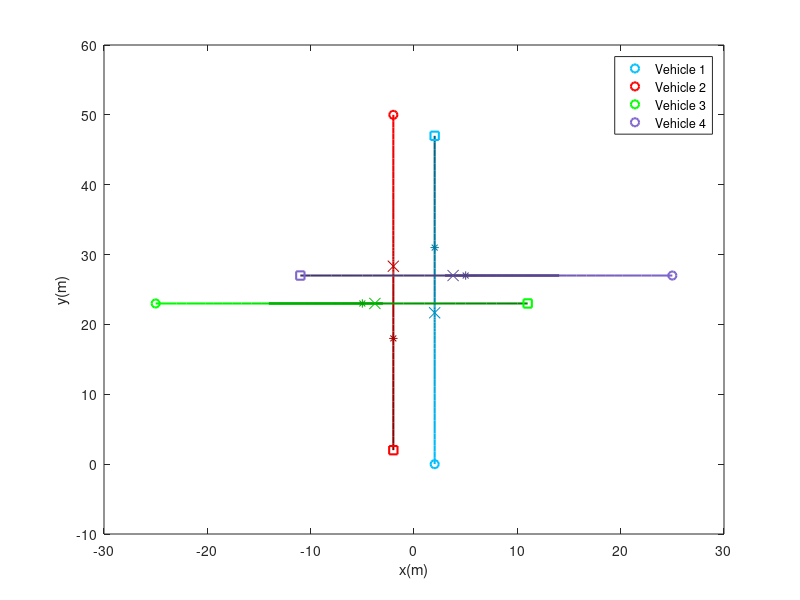
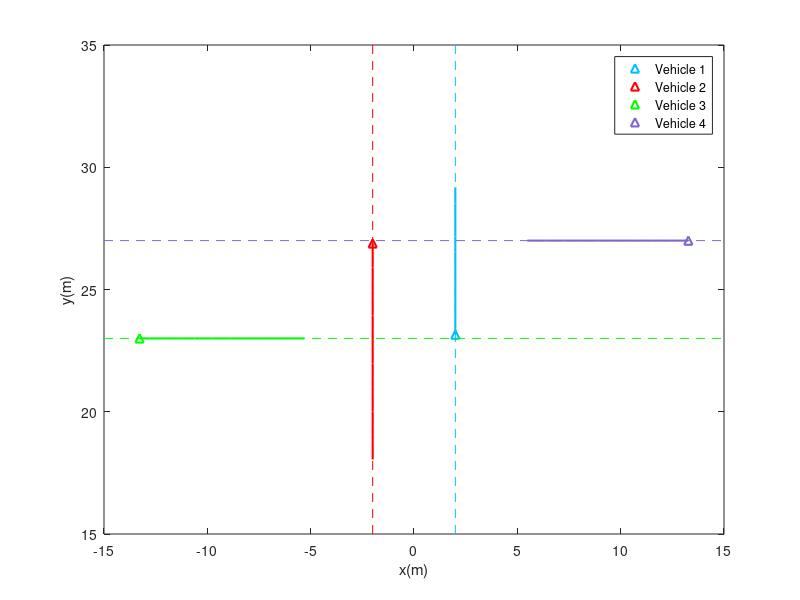

MATLAB code to generate these figures, in order:
clear;
close all;

color = [[0 0.75 1];[1 0 0];[0 1 0];[0.5 0.4 0.8];[0.9 0.9 0.1];[0 0 1]];

%% Intersection
load('CFS_DMPC_Intersection.mat');
% traj_log = traj_log(20:70,:);
% Plot traj
[horizon, dim_num_veh] = size(traj_log);
dim = 2;
num_veh = dim_num_veh/2;

figure(1)
for i=0:num_veh-1
    veh_pos = traj_log(1,2*i+1:2*i+2);
    plot(veh_pos(1),veh_pos(2),'o','color',color(i+1,:),'Linewidth',1.5);
    hold on
end

for i=0:num_veh-1
    veh_traj = traj_log(:,2*i+1:2*i+2);
    for j=1:horizon-1
        plot(veh_traj(j:j+1,1),veh_traj(j:j+1,2),'Linewidth',1.5,'color',(1-j/2/horizon)*color(i+1,:));
%         if mod(j,15)==0
%             plot(veh_traj(j,1),veh_traj(j,2),'*','markersize',6,'color',(1-j/2/horizon)*color(i+1,:));
%             hold on;
%         end
    end
end

for i=0:num_veh-1
    veh_traj = traj_log(:,2*i+1:2*i+2);
    for j=1:horizon-1
        if j==30
            plot(veh_traj(j,1),veh_traj(j,2),'x','markersize',8,'color',(1-j/2/horizon)*color(i+1,:));
            hold on;
        end
        if mod(j,45)==0
            plot(veh_traj(j,1),veh_traj(j,2),'*','markersize',6,'color',(1-j/2/horizon)*color(i+1,:));
            hold on;
        end        
        hold on
    end
end

for i=0:num_veh-1
    veh_pos = traj_log(horizon,2*i+1:2*i+2);
    plot(veh_pos(1),veh_pos(2),'s','color',color(i+1,:),'Linewidth',1.5);
    hold on
end

xlabel('x(m)');
ylabel('y(m)');
legend('Vehicle 1','Vehicle 2','Vehicle 3','Vehicle 4');
axis([-30 30 -10 60])


% % Speed
% figure(2)
% T_r = 0.1;
% t = 0:T_r:(horizon-2)*T_r;
% for i=0:num_veh-1
%     vel = [];
%     veh_traj = traj_log(:,2*i+1:2*i+2);
%     for j=1:horizon-1
%         vel(j) = norm(veh_traj(j+1,:)-veh_traj(j,:))/T_r;
% %         plot(veh_traj(j:j+1,1),veh_traj(j:j+1,2),'Linewidth',1.5,'color',(1-j/2/horizon)*color(i+1,:));
% %         if mod(j,5)==0
% %             plot(veh_traj(j,1),veh_traj(j,2),'*','markersize',6,'color',(1-j/2/horizon)*color(i+1,:));
% %             hold on;
%     end
%     plot(t,vel,'Linewidth',1.5,'color',color(i+1,:));
%     hold on
%     grid on
% end
% xlabel('Time (s)');
% ylabel('Speed (m/s)');
% legend('Vehicle 1','Vehicle 2','Vehicle 3','Vehicle 4');


%  
figure(3)
load('CFS_DMPC_Intersection_36.mat');
% Plot traj
[num_veh, ~, ~] = size(traj_sol);

for i=1:num_veh
    traj = squeeze(traj_sol(i,:,:));
    plot(traj(1,1),traj(1,2),'^','color',color(i,:),'Linewidth',1.5);
    hold on
end

for i=1:num_veh
        traj = squeeze(traj_sol(i,:,:));
        plot(traj(:,1),traj(:,2),'Linewidth',1.5,'color',color(i,:));
        hold on
end

plot([2,2],[15,35],'--','color',color(1,:));
hold on;
plot([-2,-2],[15,35],'--','color',color(2,:));
hold on;
plot([-15,15],[23,23],'--','color',color(3,:));
hold on;
plot([-15,15],[27,27],'--','color',color(4,:));
hold on;
xlabel('x(m)');
ylabel('y(m)');
legend('Vehicle 1','Vehicle 2','Vehicle 3','Vehicle 4');
axis([-15 15 15 35]);

% 
% 
% %% Unstructured Road
% load('CFS_DMPC_UnstructuredRoad.mat');
% % traj_log = traj_log(20:80,:);
% 
% % Plot traj
% [horizon, dim_num_veh] = size(traj_log);
% dim = 2;
% num_veh = dim_num_veh/2;
% 
% for i=0:num_veh-1
%     traj_log(:,2*i+1:2*i+2) = traj_log(:,2*i+1:2*i+2);
% end
% 
% figure(4)
% for i=0:num_veh-1
%     veh_pos = traj_log(1,2*i+1:2*i+2);
%     plot(veh_pos(1),veh_pos(2),'o','color',color(i+1,:),'Linewidth',1.5);
%     hold on
% end
% 
% for i=0:num_veh-1
%     veh_traj = traj_log(:,2*i+1:2*i+2);
%     for j=1:horizon-1
%         plot(veh_traj(j:j+1,1),veh_traj(j:j+1,2),'Linewidth',1.5,'color',(1-j/2/horizon)*color(i+1,:));
%         if mod(j,5)==0
%             plot(veh_traj(j,1),veh_traj(j,2),'*','markersize',6,'color',(1-j/2/horizon)*color(i+1,:));
%             hold on;
%         end
%     hold on
%     end
% end
% 
% for i=0:num_veh-1
%     veh_pos = traj_log(horizon,2*i+1:2*i+2);
%     plot(veh_pos(1),veh_pos(2),'s','color',color(i+1,:),'Linewidth',1.5);
%     hold on
% end
% 
% xlabel('x(m)');
% ylabel('y(m)');
% legend('Vehicle 1','Vehicle 2','Vehicle 3');
% axis([-25 25 -25 25]);
% 
% 
% 
% 
% % 
% load('CFS_DMPC_UnstructuredRoad_24.mat');
% 
% % Plot traj
% [num_veh, horizon, dim] = size(traj_sol);
% 
% figure(5)
% for i=1:num_veh
%     traj = squeeze(traj_sol(i,:,:));
%     plot(traj(1,1),traj(1,2),'^','color',color(i,:),'Linewidth',1.5);
%     hold on
% end
% 
% for i=1:num_veh
%         traj = squeeze(traj_sol(i,:,:));
%         plot(traj(:,1),traj(:,2),'Linewidth',1.5,'color',color(i,:));
%         hold on
% end
% 
% plot([20,-20],[0,0],'--','color',color(1,:));
% hold on;
% plot([-10,10],[17.32,-17.32],'--','color',color(2,:));
% hold on;
% plot([-10,10],[-17.32,17.32],'--','color',color(3,:));
% hold on;
% 
% 
% xlabel('x(m)');
% ylabel('y(m)');
% legend('Vehicle 1','Vehicle 2','Vehicle 3');
% axis([-1 1 -1 1]*6);
